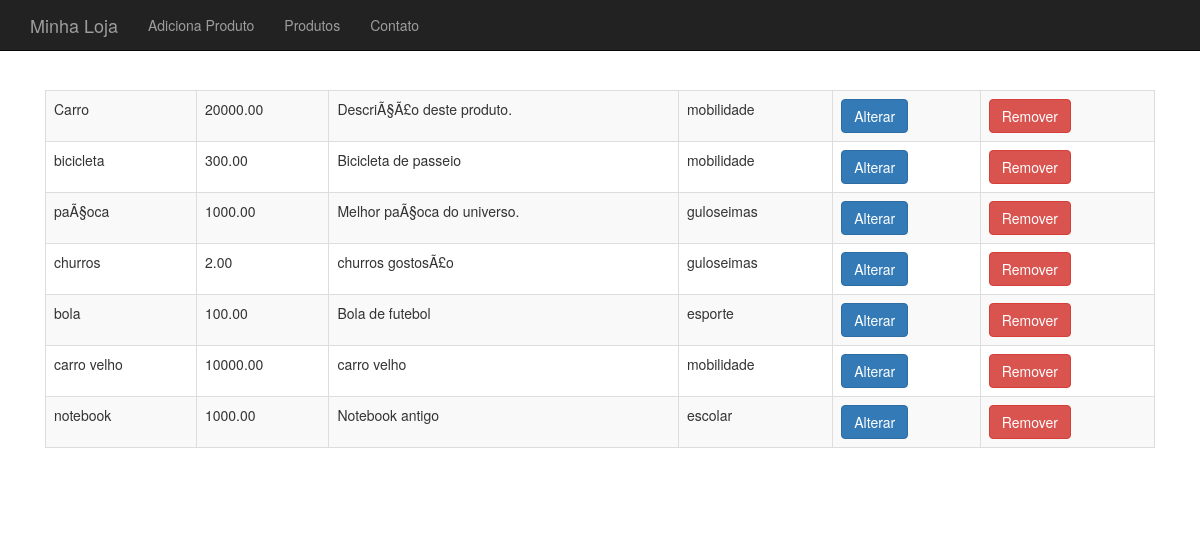
Before: /produto-lista.php with the older database file.
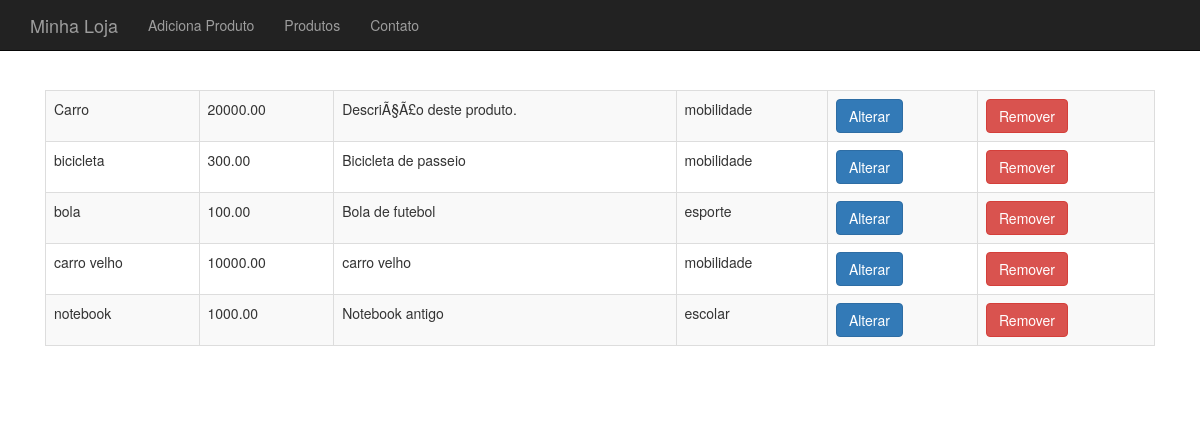
After: the same page with the newer database file.
### tables this page shows
CREATE TABLE `produtos` (
  `id` int(11) NOT NULL AUTO_INCREMENT,
  `nome` varchar(255) DEFAULT NULL,
  `preco` decimal(10,2) DEFAULT NULL,
  `descricao` text,
  `categoria_id` int(11) DEFAULT NULL,
  `usado` tinyint(1) DEFAULT '0',
  PRIMARY KEY (`id`)
);

CREATE TABLE `categorias` (
  `id` int(11) NOT NULL AUTO_INCREMENT,
  `nome` varchar(255) DEFAULT NULL,
  PRIMARY KEY (`id`)
);

### banco-produto.php (called while the page is built, shortened)
<?php
function listaProdutos($conexao) {
	$produtos = array();
	$resultado = mysqli_query($conexao, "SELECT p.*, c.nome as categoria_nome FROM produtos as p join categorias as c on p.categoria_id=c.id");
	while($produto = mysqli_fetch_assoc($resultado)) {
		array_push($produtos, $produto);
	}
	return $produtos;
}

### produto-lista.php (the view, shortened to what this page needs)
<?php
require_once("header.php");
require_once("banco-produto.php");
?>
<table class="table table-striped table-bordered">
<?php
$produtos = listaProdutos($conexao);
foreach($produtos as $produto):
?>
	<tr>
		<td><?php echo $produto['nome'];?></td>
		<td><?php echo $produto['preco'];?></td>
		<td><?php echo substr($produto['descricao'], 0, 40);?></td>
		<td><?php echo $produto['categoria_nome'];?></td>
		<td><a class="btn btn-primary" href="produto-altera-formulario.php?id=<?php echo $produto['id']?>">Alterar</a></td>
		<td>
			<form action="remove-produto.php" method="post">
				<button class="btn btn-danger">Remover</button>
			</form>
		</td>
	</tr>
<?php
endforeach;
?>
</table>
<?php require "footer.php" ?>

### header.php (shortened to what this page needs)
<!DOCTYPE html>
<html>
<head>
	<link rel="stylesheet" href="css/bootstrap.css">
	<link rel="stylesheet" href="css/loja.css">
</head>
<body>
<div class="navbar navbar-inverse navbar-fixed-top">
	<div class="container">
		<div class="navbar-header">
			<a class="navbar-brand" href="index.php">Minha Loja</a>
		</div>
		<div>
			<ul class="nav navbar-nav">
				<li><a href="produto-formulario.php">Adiciona Produto</a></li>
				<li><a href="produto-lista.php">Produtos</a></li>
				<li><a href="contato.php">Contato</a></li>
			</ul>
		</div>
	</div>
</div>
<div class="container">
	<div class="principal">

### footer.php
	</div>
</div>
</body>
</html>

### css/loja.css (style rules this page uses)
body { padding-top: 50px; }
.principal { padding: 40px 15px; }

Changed rows visible on the page:
removed produtos: nome "paÃ§oca", preco "1000.00", descricao "Melhor paÃ§oca do universo.", categoria.nome "guloseimas"
removed produtos: nome "churros", preco "2.00", descricao "churros gostosÃ£o", categoria.nome "guloseimas"
